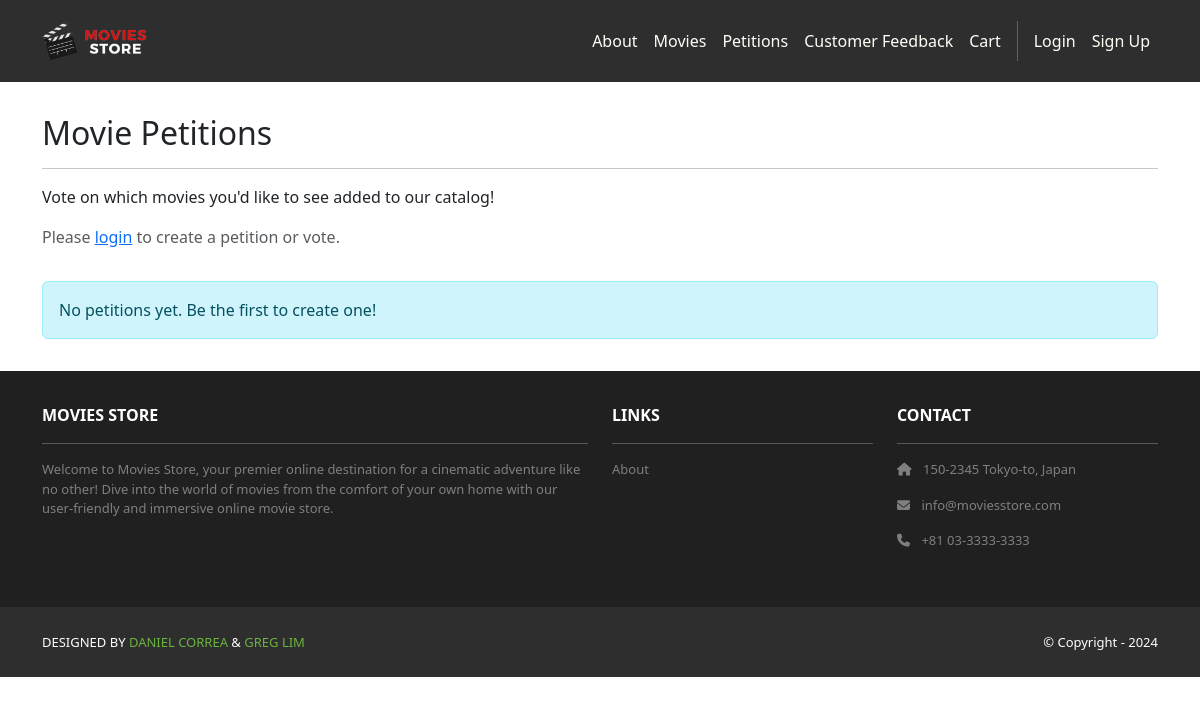
Before: /petitions/ with the older database file.
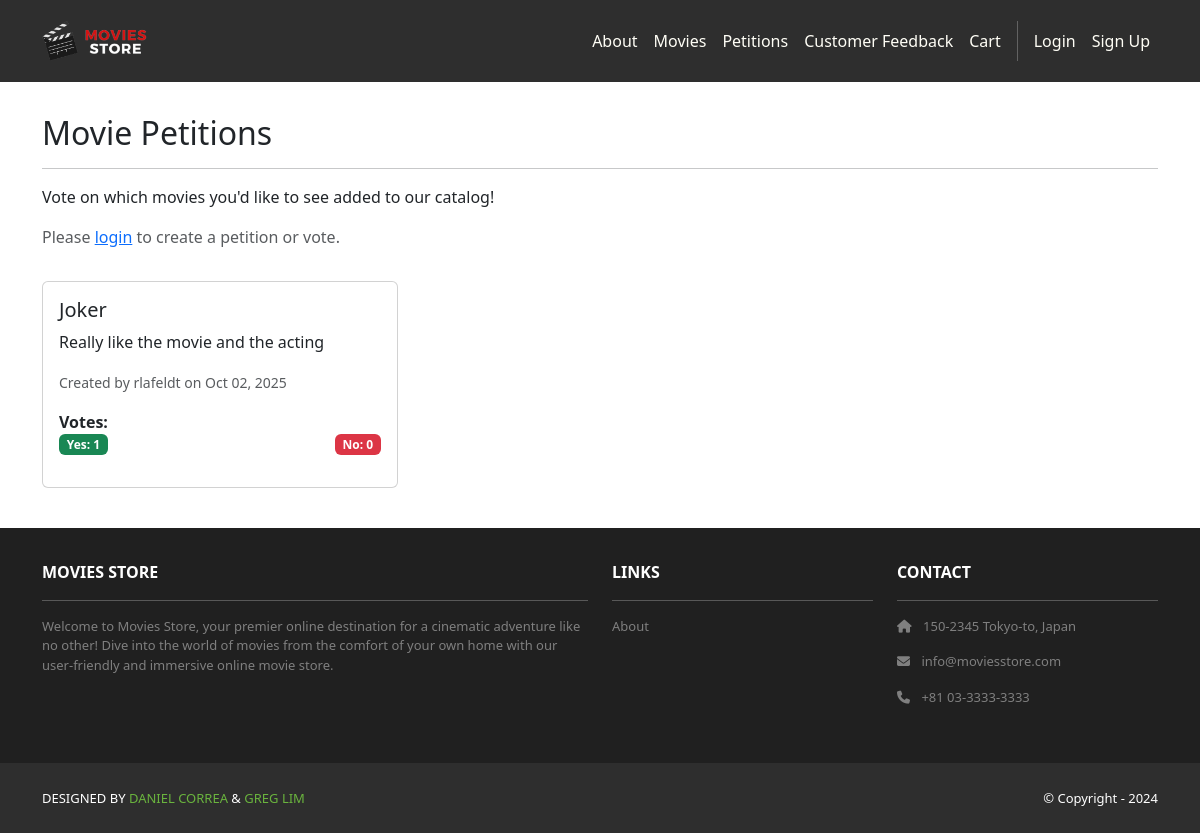
After: the same page with the newer database file.
### petitions/models.py (models this page shows, shortened)
class Petition(models.Model):
    movie_name = models.CharField(max_length=200)
    description = models.TextField()
    creator = models.ForeignKey(User, on_delete=models.CASCADE, related_name='petitions')
    created_at = models.DateTimeField(auto_now_add=True)
    yes_votes = models.IntegerField(default=0)
    no_votes = models.IntegerField(default=0)
    class Meta:
        ordering = ['-created_at']

### petitions/views.py (the view, shortened to what this page needs)
# urls.py: path('', views.petition_list, name='petition_list'),
def petition_list(request):
    petitions = Petition.objects.all()
    return render(request, 'petitions/petition_list.html', {'petitions': petitions})

### petitions/templates/petitions/petition_list.html (shortened to what this page needs)
{% extends 'base.html' %}
{% block content %}
{% load static %}
<div class="p-3">
  <div class="container">
    <div class="row mt-3">
      <div class="col mx-auto mb-3">
        <h2>Movie Petitions</h2>
        <hr />
        <p>Vote on which movies you'd like to see added to our catalog!</p>
        {% if user.is_authenticated %}
        <a href="{% url 'create_petition' %}" class="btn bg-dark text-white mb-3">Create New Petition</a>
        {% else %}
        <p class="text-muted">Please <a href="{% url 'accounts.login' %}">login</a> to create a petition or vote.</p>
        {% endif %}
      </div>
    </div>
    <div class="row">
      {% if petitions %}
        {% for petition in petitions %}
        <div class="col-md-6 col-lg-4 mb-4">
          <div class="card h-100">
            <div class="card-body">
              <h5 class="card-title">{{ petition.movie_name }}</h5>
              <p class="card-text">{{ petition.description }}</p>
              <p class="card-text">
                <small class="text-muted">
                  Created by {{ petition.creator.username }} on {{ petition.created_at|date:"M d, Y" }}
                </small>
              </p>
              <div class="mb-3">
                <strong>Votes:</strong>
                <div class="d-flex justify-content-between">
                  <span class="badge bg-success">Yes: {{ petition.yes_votes }}</span>
                  <span class="badge bg-danger">No: {{ petition.no_votes }}</span>
                </div>
              </div>
            </div>
          </div>
        </div>
        {% endfor %}
      {% else %}
        <div class="col">
          <div class="alert alert-info">
            No petitions yet. Be the first to create one!
          </div>
        </div>
      {% endif %}
    </div>
  </div>
</div>
{% endblock content %}

Changed rows visible on the page:
added Petition: movie_name "Joker", description "Really like the movie and the acting", creator.username "rlafeldt", created_at "Oct 02, 2025", yes_votes "1", no_votes "0"
Other visible differences:
text no longer shown: "No petitions yet. Be the first to create one!"
